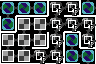

The image is a tile-based game level rendered from a .tmx file. Its description and complete source (layers, tilesets, objects, tile grids) follow:
An orthogonal 6x4 tile map with 16x16 px tiles, 4 tile layers (Maze Shape, Room Properties, Minimap, Restrictions).

<map version="1.10" tiledversion="1.11.0" orientation="orthogonal" renderorder="right-down" width="6" height="4" tilewidth="16" tileheight="16" infinite="0" nextlayerid="5" nextobjectid="1">
 <properties>
  <property name="has_warp_zone" type="bool" value="true" />
 </properties>
 <tileset firstgid="1" source="../LayoutTiles.tsx" />
 <layer id="1" name="Maze Shape" width="6" height="4">
  <data encoding="csv">
33,19,20,35,20,51,
50,35,33,18,19,36,
35,18,52,34,2,50,
51,49,19,52,51,36
</data>
 </layer>
 <layer id="2" name="Room Properties" width="6" height="4">
  <data encoding="csv">
22,22,22,7,7,22,
22,6,6,7,7,7,
6,6,6,7,22,7,
6,6,7,7,22,22
</data>
 </layer>
 <layer id="4" name="Minimap" width="6" height="4">
  <data encoding="csv">
0,0,0,13,13,0,
0,14,14,13,13,13,
14,14,14,13,0,13,
14,14,13,13,0,0
</data>
 </layer>
 <layer id="3" name="Restrictions" width="6" height="4">
  <data encoding="csv">
0,0,0,16,16,0,
0,0,0,16,16,16,
0,0,0,16,0,16,
0,0,16,16,0,0
</data>
 </layer>
</map>
